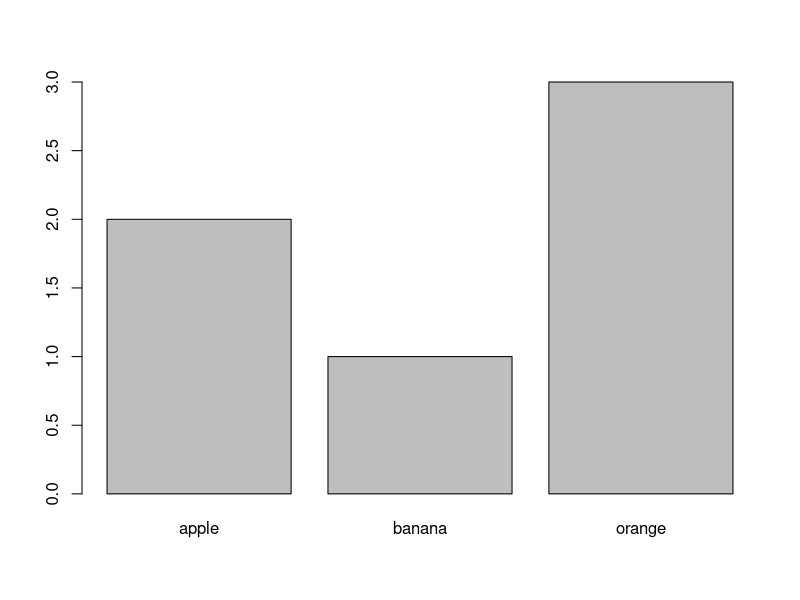

This figure's R source:
# Факторы. 

fruits <- c("apple", "orange", "orange", "banana", "apple", "orange")
fruits <- as.factor(fruits)
# Число уровней фактора
levels(fruits)
# Количество фруктов каждого вида
table(fruits)
# Диаграмма "вид фруктов-количество"
plot(fruits)
# Уровень, встречающийся чаще всего
which.max(table(fruits))
